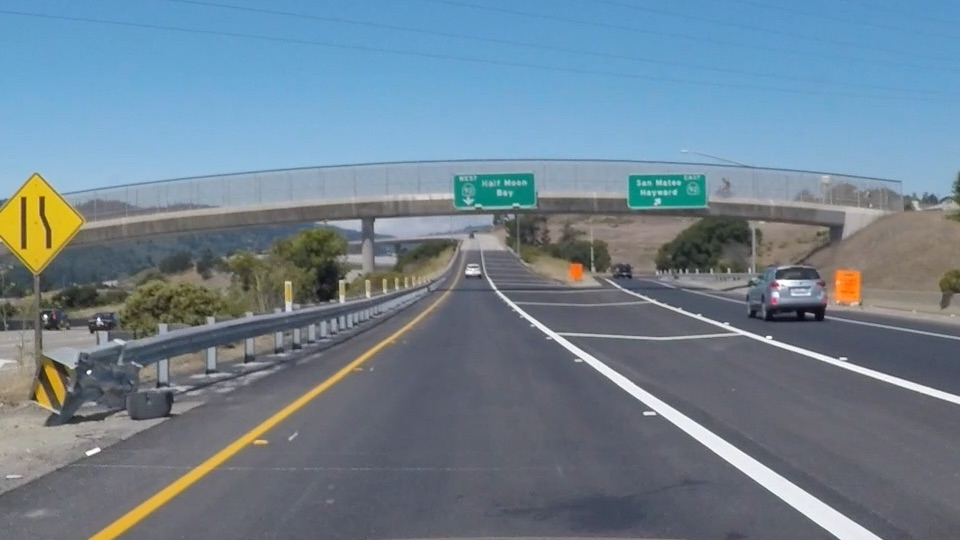
#> input picture Computer Vision Fundamentals/exit-ramp.jpg, 960 x 540 px
$ jupyter execute --allow-errors 'Basic Image processing.ipynb'
#> lines starting #> are read from the running program, lines starting #| are printed output that depends on the picture
[cell 1]
import matplotlib.pyplot as plt
import matplotlib.image as mpimg
import numpy as np
import cv2

[cell 2]
# Read in and grayscale the image
image = mpimg.imread('exit-ramp.jpg')
#> image is the input picture: shape (540, 960, 3); mean R, G, B 111.3, 130.2, 144.4
gray = cv2.cvtColor(image,cv2.COLOR_RGB2GRAY)
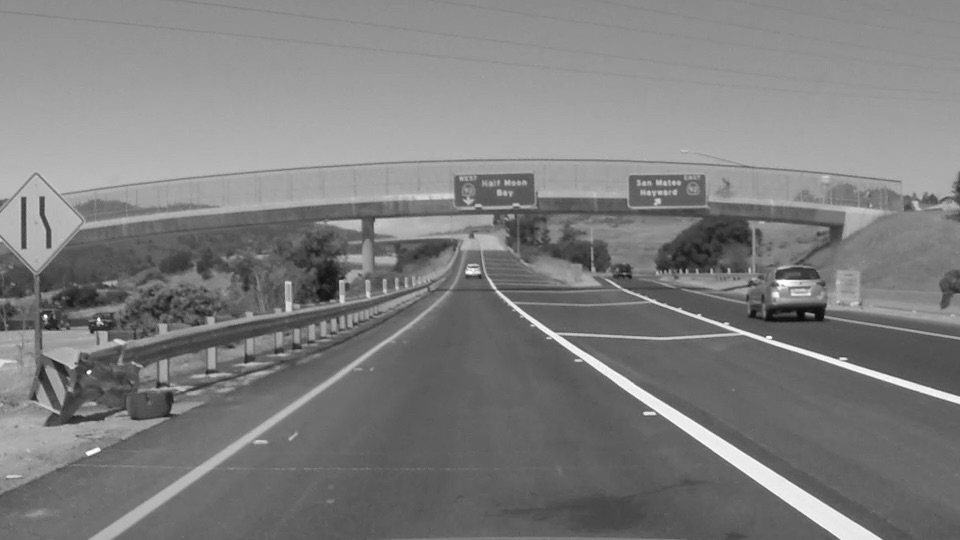
#> gray: shape (540, 960); min 7, max 255, mean 126.2

[cell 3]
plt.imshow(gray,cmap='Greys_r')

[cell 4]
gray.shape
#> Out = (540, 960)

[cell 5]
gray_rev = np.amax(gray) -1 - gray
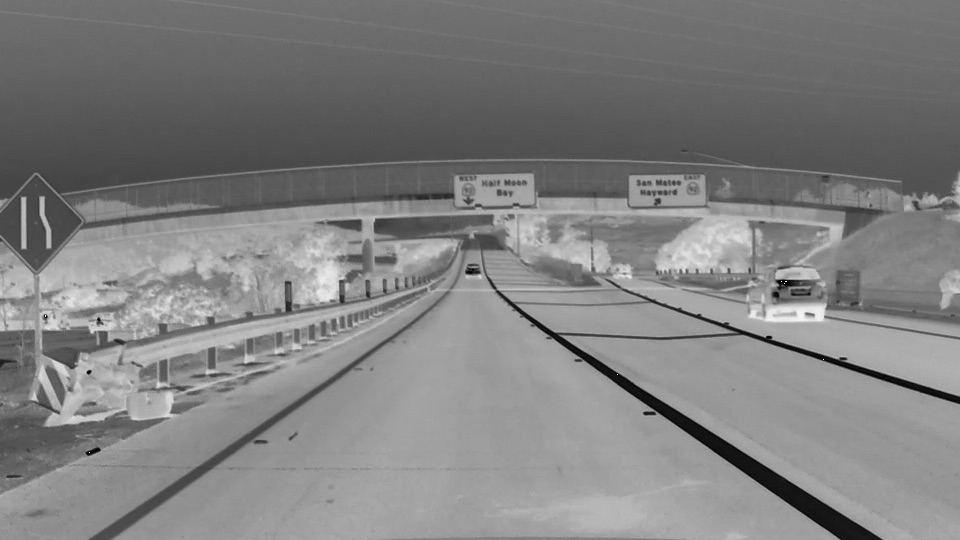
#> gray_rev: shape (540, 960); min 0, max 255, mean 127.8
